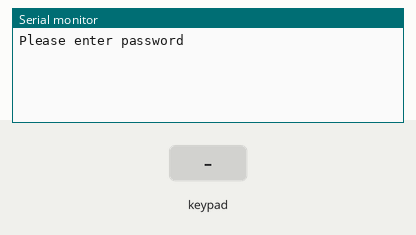
Recording of a sketch running on a simulated Arduino Uno, built with avr-gcc and run on an emulated ATmega328P. On the bench: the last lines printed to the serial monitor. Inputs (shaded band) come from the test bench.

Above: at 1.3 s.
1.4 s: key '1' pressed
At 1.9 s:
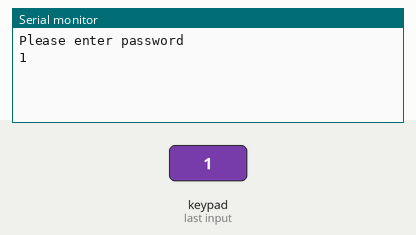
2.9 s: keypad keys 2 0 0 5 1 2 0 9 pressed 0.4 s apart
At 6.6 s:
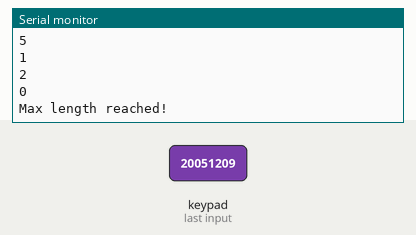
7.6 s: key 'A' pressed
At 8.8 s:
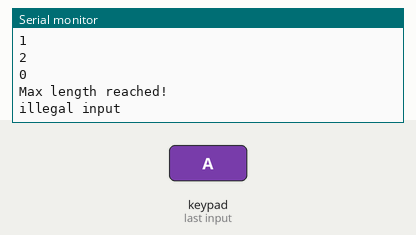
9.1 s: keypad keys 2 0 0 5 1 2 0 9 # pressed 0.4 s apart
At 12.9 s:
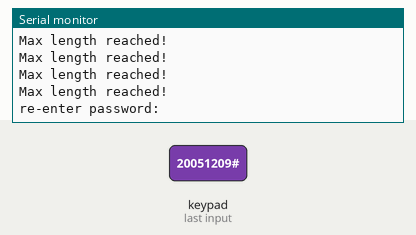
14.2 s: key '*' pressed
At 15.4 s:
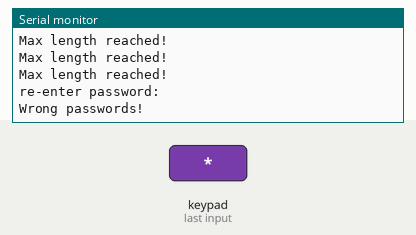
15.7 s: keypad keys 2 0 0 5 1 2 0 9 * pressed 0.4 s apart
At 20.1 s:
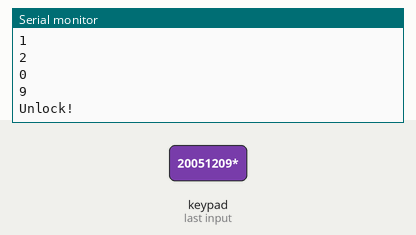
Timing chart, 0 to 21.6 s (numbered marks = the images above; inputs shaded):
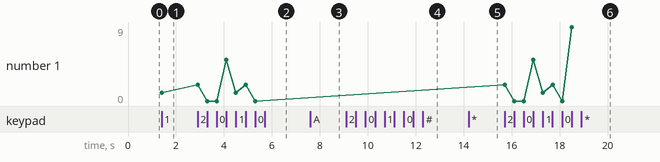

The sketch:

W3_Lab1.ino
```cpp
#include <Keypad.h>
#include <Password.h>

#define KEY_ROWS 4
#define KEY_COLS 4

// Keypad設定
const byte colPins[4] = {13,12,11,10};
const byte rowPins[4] = {A0,A1,A2,A3};

const char keymap[KEY_ROWS][KEY_COLS] = {
  {'1','2','3','A'},
  {'4','5','6','B'},
  {'7','8','9','C'},
  {'*','0','#','D'}
};

Keypad myKeypad = Keypad(makeKeymap(keymap), rowPins, colPins, KEY_ROWS, KEY_COLS);

// 全域變數
Password password = Password("20051209");  // 預設密碼
char buffer[8];                             // 暫存輸入
const char show[] = "Please enter password";
int buffer_index1 = 0;
int count_wrong = 0;
bool unlocked = false;                      // 是否解鎖

void setup() {
  Serial.begin(9600);
  delay(100);
  Serial.println(show);
}

void loop() {
  if (unlocked) return;  // 解鎖後不再讀輸入

  char key = myKeypad.getKey();
  if (key){
    // 數字鍵輸入
    if (key >= '0' && key <= '9') {
      if (buffer_index1 < 8) {
        buffer[buffer_index1] = key;
        buffer_index1++;
        Serial.println(key); // 顯示星號
      } else {
        Serial.println("Max length reached!");
      }
    }
    // 驗證密碼
    else if (key == '*') {
      //buffer[buffer_index1] = '\0';   // 補上字串結尾
      True_OR_False(buffer_index1);
      buffer_index1 = 0;
      clearBuffer();
    }
    // 重置輸入
    else if (key == '#') {
      buffer_index1 = 0;
      clearBuffer();
      Serial.println("\nre-enter password:");
    }
    // 非法輸入
    else if (key == 'A' || key == 'B' || key == 'C' || key == 'D') {
      Serial.println("illegal input");
    }
  }
}

// 驗證密碼函式
void True_OR_False(int buffer_index) {
  password.reset();
  for(int i = 0; i < buffer_index; i++)
    password.append(buffer[i]);

  if (password.evaluate()) {
    Serial.println("Unlock!");
    count_wrong = 0;
    unlocked = true; // 解鎖後不再輸入
  } else {
    Serial.println("Wrong passwords!");
    count_wrong++;
    if (count_wrong == 3) {
      Serial.println("forget the password?");
      count_wrong = 0;
    }
  }
  password.reset();
}

// 清空 buffer
void clearBuffer() {
  for (int i = 0; i < 8; i++)
  buffer[i] = '\0';
}
```

Measured:
- after the input at 1.4 s, the serial monitor: prints a new line at once (image 1)
- after the input at 2.9 s, the serial monitor: prints a new line at once (image 2)
- after the input at 7.6 s, the serial monitor: prints a new line at once (image 3)
- after the input at 9.1 s, the serial monitor: prints a new line at once (image 4)
- after the input at 14.2 s, the serial monitor: prints a new line at once (image 5)
- after the input at 15.7 s, the serial monitor: prints a new line at once (image 6)
- plotted number 1: 1 → 0 after the input at 2.9 s, 0 → 9 after the input at 15.7 s
